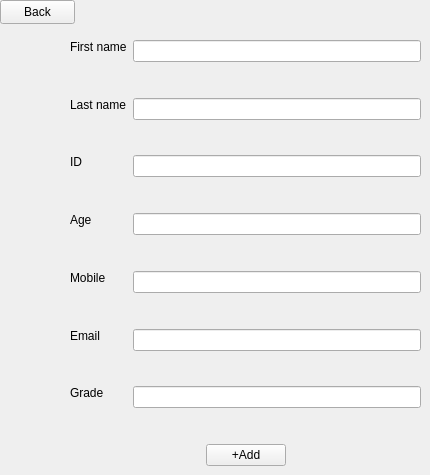
      <widget class="QWidget" name="addstudent">
       <widget class="QWidget" name="layoutWidget_4">
        <property name="geometry">
         <rect>
          <x>70</x>
          <y>40</y>
          <width>351</width>
          <height>426</height>
         </rect>
        </property>
        <layout class="QVBoxLayout" name="verticalLayout_3">
         <item>
          <layout class="QHBoxLayout" name="horizontalLayout_5">
           <item>
            <layout class="QVBoxLayout" name="verticalLayout_4">
             <item>
              <widget class="QLabel" name="label_6">
               <property name="text">
                <string>First name</string>
               </property>
              </widget>
             </item>
             <item>
              <spacer name="verticalSpacer">
               <property name="orientation">
                <enum>Qt::Vertical</enum>
               </property>
               <property name="sizeHint" stdset="0">
                <size>
                 <width>20</width>
                 <height>40</height>
                </size>
               </property>
              </spacer>
             </item>
             <item>
              <widget class="QLabel" name="label_7">
               <property name="text">
                <string>Last name</string>
               </property>
              </widget>
             </item>
             <item>
              <spacer name="verticalSpacer_2">
               <property name="orientation">
                <enum>Qt::Vertical</enum>
               </property>
               <property name="sizeHint" stdset="0">
                <size>
                 <width>20</width>
                 <height>40</height>
                </size>
               </property>
              </spacer>
             </item>
             <item>
              <widget class="QLabel" name="label_8">
               <property name="text">
                <string>ID</string>
               </property>
              </widget>
             </item>
             <item>
              <spacer name="verticalSpacer_3">
               <property name="orientation">
                <enum>Qt::Vertical</enum>
               </property>
               <property name="sizeHint" stdset="0">
                <size>
                 <width>20</width>
                 <height>40</height>
                </size>
               </property>
              </spacer>
             </item>
             <item>
              <widget class="QLabel" name="label_9">
               <property name="text">
                <string>Age</string>
               </property>
              </widget>
             </item>
             <item>
              <spacer name="verticalSpacer_4">
               <property name="orientation">
                <enum>Qt::Vertical</enum>
               </property>
               <property name="sizeHint" stdset="0">
                <size>
                 <width>20</width>
                 <height>40</height>
                </size>
               </property>
              </spacer>
             </item>
             <item>
              <widget class="QLabel" name="label_10">
               <property name="text">
                <string>Mobile</string>
               </property>
              </widget>
             </item>
             <item>
              <spacer name="verticalSpacer_5">
               <property name="orientation">
                <enum>Qt::Vertical</enum>
               </property>
               <property name="sizeHint" stdset="0">
                <size>
                 <width>20</width>
                 <height>40</height>
                </size>
               </property>
              </spacer>
             </item>
             <item>
              <widget class="QLabel" name="label_11">
               <property name="text">
                <string>Email</string>
               </property>
              </widget>
             </item>
             <item>
              <spacer name="verticalSpacer_6">
               <property name="orientation">
                <enum>Qt::Vertical</enum>
               </property>
               <property name="sizeHint" stdset="0">
                <size>
                 <width>20</width>
                 <height>40</height>
                </size>
               </property>
              </spacer>
             </item>
             <item>
              <widget class="QLabel" name="label_12">
               <property name="text">
                <string>Grade</string>
               </property>
              </widget>
             </item>
             <item>
              <spacer name="verticalSpacer_13">
               <property name="orientation">
                <enum>Qt::Vertical</enum>
               </property>
               <property name="sizeHint" stdset="0">
                <size>
                 <width>20</width>
                 <height>40</height>
                </size>
               </property>
              </spacer>
             </item>
            </layout>
           </item>
           <item>
            <layout class="QVBoxLayout" name="verticalLayout_5">
             <item>
              <widget class="QLineEdit" name="lineEdit_stufirstname"/>
             </item>
             <item>
              <spacer name="verticalSpacer_7">
               <property name="orientation">
                <enum>Qt::Vertical</enum>
               </property>
               <property name="sizeHint" stdset="0">
                <size>
                 <width>20</width>
                 <height>40</height>
                </size>
               </property>
              </spacer>
             </item>
             <item>
              <widget class="QLineEdit" name="stulastname"/>
             </item>
             <item>
              <spacer name="verticalSpacer_8">
               <property name="orientation">
                <enum>Qt::Vertical</enum>
               </property>
               <property name="sizeHint" stdset="0">
                <size>
                 <width>20</width>
                 <height>40</height>
                </size>
               </property>
              </spacer>
             </item>
             <item>
              <widget class="QLineEdit" name="lineEdit_stuid"/>
             </item>
             <item>
              <spacer name="verticalSpacer_9">
               <property name="orientation">
                <enum>Qt::Vertical</enum>
               </property>
               <property name="sizeHint" stdset="0">
                <size>
                 <width>20</width>
                 <height>40</height>
                </size>
               </property>
              </spacer>
             </item>
             <item>
              <widget class="QLineEdit" name="lineEdit_stuage"/>
             </item>
             <item>
              <spacer name="verticalSpacer_10">
               <property name="orientation">
                <enum>Qt::Vertical</enum>
               </property>
               <property name="sizeHint" stdset="0">
                <size>
                 <width>20</width>
                 <height>40</height>
                </size>
               </property>
              </spacer>
             </item>
             <item>
              <widget class="QLineEdit" name="lineEdit_stumobile"/>
             </item>
             <item>
              <spacer name="verticalSpacer_11">
               <property name="orientation">
                <enum>Qt::Vertical</enum>
               </property>
               <property name="sizeHint" stdset="0">
                <size>
                 <width>20</width>
                 <height>40</height>
                </size>
               </property>
              </spacer>
             </item>
             <item>
              <widget class="QLineEdit" name="lineEdit_stuemail"/>
             </item>
             <item>
              <spacer name="verticalSpacer_12">
               <property name="orientation">
                <enum>Qt::Vertical</enum>
               </property>
               <property name="sizeHint" stdset="0">
                <size>
                 <width>20</width>
                 <height>40</height>
                </size>
               </property>
              </spacer>
             </item>
             <item>
              <widget class="QLineEdit" name="lineEdit_stugrade"/>
             </item>
             <item>
              <spacer name="verticalSpacer_14">
               <property name="orientation">
                <enum>Qt::Vertical</enum>
               </property>
               <property name="sizeHint" stdset="0">
                <size>
                 <width>20</width>
                 <height>40</height>
                </size>
               </property>
              </spacer>
             </item>
            </layout>
           </item>
          </layout>
         </item>
         <item>
          <layout class="QHBoxLayout" name="horizontalLayout_6">
           <item>
            <spacer name="horizontalSpacer">
             <property name="orientation">
              <enum>Qt::Horizontal</enum>
             </property>
             <property name="sizeHint" stdset="0">
              <size>
               <width>40</width>
               <height>20</height>
              </size>
             </property>
            </spacer>
           </item>
           <item>
            <widget class="QPushButton" name="pushButton_addstu">
             <property name="text">
              <string>+Add</string>
             </property>
            </widget>
           </item>
           <item>
            <spacer name="horizontalSpacer_2">
             <property name="orientation">
              <enum>Qt::Horizontal</enum>
             </property>
             <property name="sizeHint" stdset="0">
              <size>
               <width>40</width>
               <height>20</height>
              </size>
             </property>
            </spacer>
           </item>
          </layout>
         </item>
        </layout>
       </widget>
       <widget class="QPushButton" name="pushButton_5">
        <property name="geometry">
         <rect>
          <x>0</x>
          <y>0</y>
          <width>75</width>
          <height>24</height>
         </rect>
        </property>
        <property name="text">
         <string>Back</string>
        </property>
       </widget>
      </widget>
